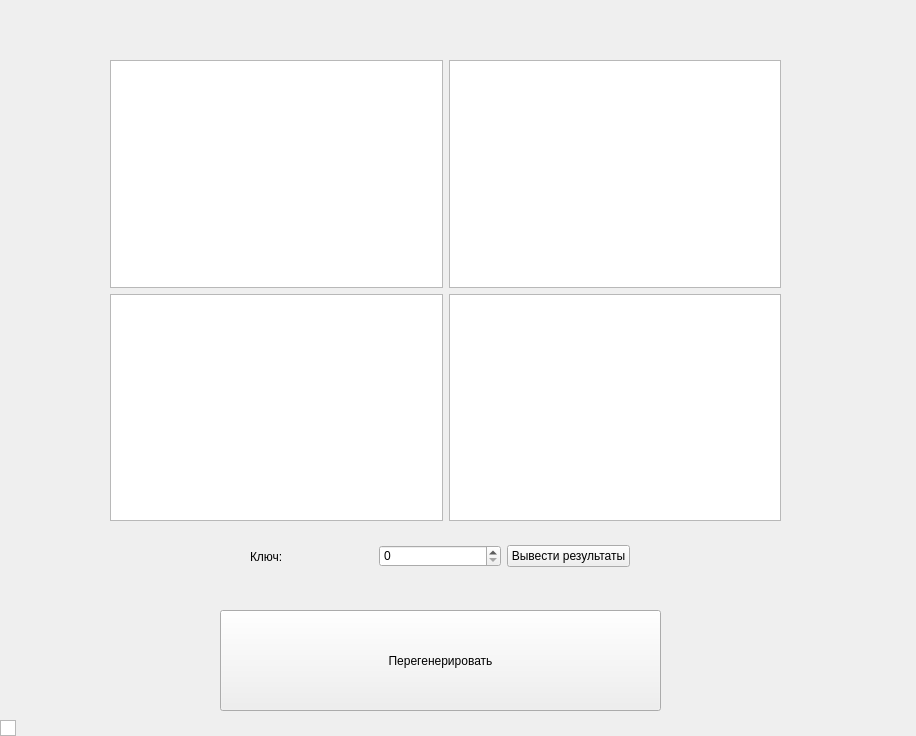
<?xml version="1.0" encoding="UTF-8"?>
<ui version="4.0">
 <class>MainWindow</class>
 <widget class="QMainWindow" name="MainWindow">
  <property name="geometry">
   <rect>
    <x>0</x>
    <y>0</y>
    <width>916</width>
    <height>736</height>
   </rect>
  </property>
  <property name="windowTitle">
   <string>MainWindow</string>
  </property>
  <property name="styleSheet">
   <string notr="true">back-ground color: white;
color: rgb(0, 0, 0);
font: 700 italic 15pt &quot;Ubuntu&quot;;</string>
  </property>
  <widget class="QWidget" name="centralwidget">
   <widget class="QGraphicsView" name="graphicsView">
    <property name="geometry">
     <rect>
      <x>0</x>
      <y>720</y>
      <width>16</width>
      <height>16</height>
     </rect>
    </property>
   </widget>
   <widget class="QPushButton" name="bnt_regen">
    <property name="geometry">
     <rect>
      <x>220</x>
      <y>610</y>
      <width>441</width>
      <height>101</height>
     </rect>
    </property>
    <property name="text">
     <string>Перегенерировать</string>
    </property>
   </widget>
   <widget class="QWidget" name="layoutWidget">
    <property name="geometry">
     <rect>
      <x>250</x>
      <y>540</y>
      <width>380</width>
      <height>33</height>
     </rect>
    </property>
    <layout class="QHBoxLayout" name="horizontalLayout">
     <item>
      <widget class="QLabel" name="label">
       <property name="text">
        <string>Ключ:</string>
       </property>
      </widget>
     </item>
     <item>
      <widget class="QSpinBox" name="spinBox">
       <property name="maximum">
        <number>1000</number>
       </property>
      </widget>
     </item>
     <item>
      <widget class="QPushButton" name="bnt_printResult">
       <property name="text">
        <string>Вывести результаты</string>
       </property>
      </widget>
     </item>
    </layout>
   </widget>
   <widget class="QWidget" name="layoutWidget">
    <property name="geometry">
     <rect>
      <x>110</x>
      <y>60</y>
      <width>671</width>
      <height>461</height>
     </rect>
    </property>
    <layout class="QVBoxLayout" name="verticalLayout">
     <item>
      <layout class="QHBoxLayout" name="horizontalLayout_3">
       <item>
        <widget class="QTableWidget" name="tableWidget16">
         <property name="showGrid">
          <bool>true</bool>
         </property>
         <property name="wordWrap">
          <bool>true</bool>
         </property>
         <property name="cornerButtonEnabled">
          <bool>true</bool>
         </property>
        </widget>
       </item>
       <item>
        <widget class="QTableWidget" name="tableWidget64">
         <property name="showGrid">
          <bool>true</bool>
         </property>
         <property name="wordWrap">
          <bool>true</bool>
         </property>
         <property name="cornerButtonEnabled">
          <bool>true</bool>
         </property>
        </widget>
       </item>
      </layout>
     </item>
     <item>
      <layout class="QHBoxLayout" name="horizontalLayout_2">
       <item>
        <widget class="QTableWidget" name="tableWidget128">
         <property name="showGrid">
          <bool>true</bool>
         </property>
         <property name="wordWrap">
          <bool>true</bool>
         </property>
         <property name="cornerButtonEnabled">
          <bool>true</bool>
         </property>
        </widget>
       </item>
       <item>
        <widget class="QTableWidget" name="tableWidget2048">
         <property name="showGrid">
          <bool>true</bool>
         </property>
         <property name="wordWrap">
          <bool>true</bool>
         </property>
         <property name="cornerButtonEnabled">
          <bool>true</bool>
         </property>
        </widget>
       </item>
      </layout>
     </item>
    </layout>
   </widget>
  </widget>
 </widget>
 <resources/>
 <connections/>
</ui>
